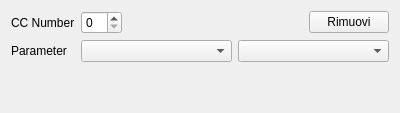
<?xml version="1.0" encoding="UTF-8"?>
<ui version="4.0">
 <class>MIDIWidget</class>
 <widget class="QWidget" name="MIDIWidget">
  <property name="geometry">
   <rect>
    <x>0</x>
    <y>0</y>
    <width>400</width>
    <height>113</height>
   </rect>
  </property>
  <property name="windowTitle">
   <string/>
  </property>
  <layout class="QFormLayout" name="formLayout">
   <item row="0" column="0">
    <widget class="QLabel" name="label">
     <property name="text">
      <string>CC Number</string>
     </property>
    </widget>
   </item>
   <item row="0" column="1">
    <layout class="QHBoxLayout" name="horizontalLayout">
     <item>
      <widget class="QSpinBox" name="ccNumber"/>
     </item>
     <item>
      <spacer name="horizontalSpacer">
       <property name="orientation">
        <enum>Qt::Horizontal</enum>
       </property>
       <property name="sizeHint" stdset="0">
        <size>
         <width>40</width>
         <height>20</height>
        </size>
       </property>
      </spacer>
     </item>
     <item>
      <widget class="QPushButton" name="removeButton">
       <property name="text">
        <string>Rimuovi</string>
       </property>
      </widget>
     </item>
    </layout>
   </item>
   <item row="1" column="0">
    <widget class="QLabel" name="label_2">
     <property name="text">
      <string>Parameter</string>
     </property>
    </widget>
   </item>
   <item row="1" column="1">
    <layout class="QHBoxLayout" name="horizontalLayout_2">
     <item>
      <widget class="QComboBox" name="modelBox"/>
     </item>
     <item>
      <widget class="QComboBox" name="paramBox"/>
     </item>
    </layout>
   </item>
  </layout>
 </widget>
 <resources/>
 <connections/>
</ui>
